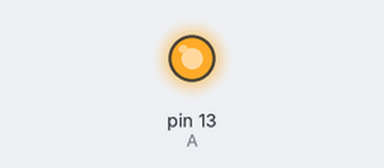
Recording of a sketch running on a simulated Arduino Uno, built with avr-gcc and run on an emulated ATmega328P. Parts: output pins drawn as LEDs (lit = HIGH).

Above: at 5.0 s.
At 14.5 s:
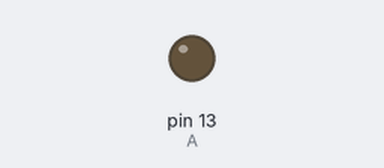
Timing chart, 0 to 19.5 s (numbered marks = the images above):
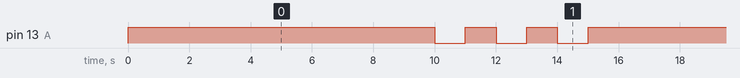

The sketch:

sketch_aug13a.ino
```cpp
#define A 13
void setup() {
  pinMode(A,OUTPUT);

}

void loop() {
  digitalWrite(A,HIGH);
  delay(10000);
  digitalWrite(A,LOW);
  delay(1000);
  digitalWrite(A,HIGH);
  delay(1000);
  digitalWrite(A,LOW);
  delay(1000);
  digitalWrite(A,HIGH);
  delay(1000);
  digitalWrite(A,LOW);
  delay(1000);


}
```

Measured:
- by itself, pin 13 (A): repeats every 15.0 s: 2 × (LOW 1.0 s, HIGH 1.0 s), LOW 1.0 s, HIGH 10.0 s
- by itself, everything shown: repeats every 15.0 s, in 6 steps
